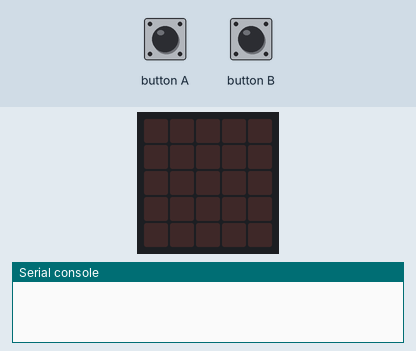
The program below on a simulated BBC micro:bit running MicroPython. On the bench: the board's 5×5 LED display, the last lines printed to the serial console. The test bench sets the inputs (shaded band).

Above: at 1.2 s.
1.3 s: button A pressed for 0.15 s
At 2.1 s:
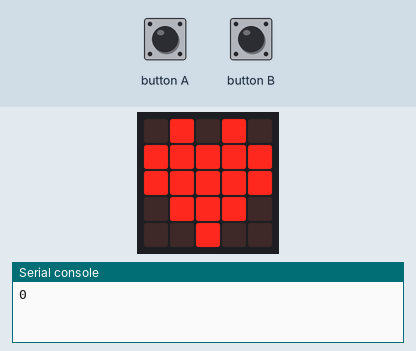
2.9 s: button B pressed for 0.15 s
At 3.3 s:
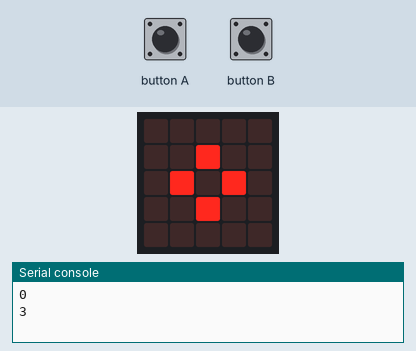
4.5 s: button B pressed for 1 s
At 5.7 s:
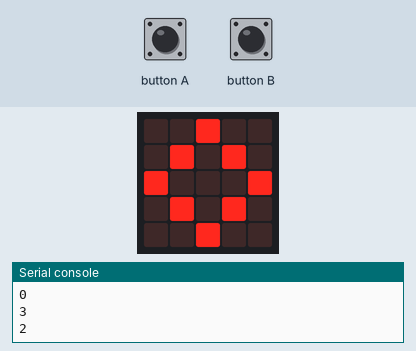
7.0 s: button B pressed for 0.15 s
At 7.6 s:
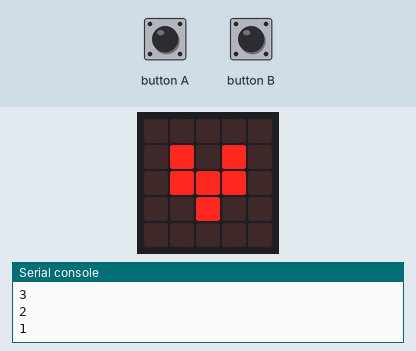
8.6 s: button B pressed for 3.2 s
At 10.0 s:
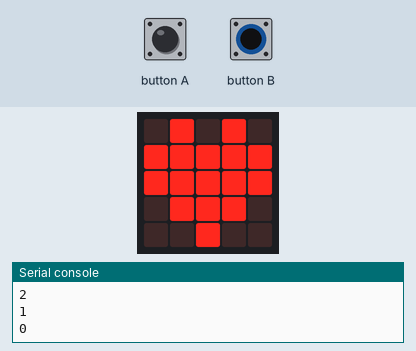
13.3 s: button A pressed for 1 s
At 13.6 s:
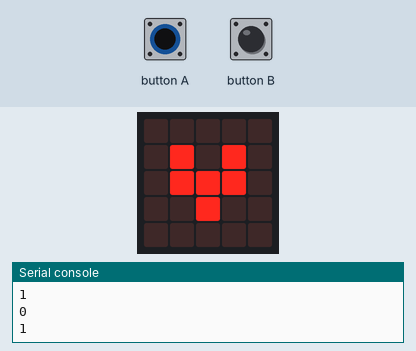
Timing chart, 0 to 16.3 s (numbered marks = the images above; inputs shaded):
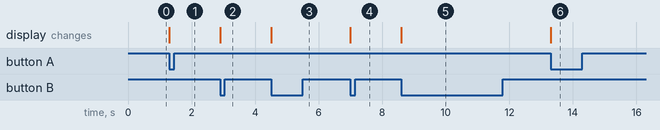

Measured:
- after the input at 1.3 s, the display: changes at once (image 1)
- after the input at 2.9 s, the display: changes at once (image 2)
- after the input at 4.5 s, the display: changes at once (image 3)
- after the input at 7.0 s, the display: changes at once (image 4)
- after the input at 8.6 s, the display: changes at once (image 5)
- after the input at 13.3 s, the display: changes at once (image 6)

The program:

LED_DISPLAY_wLIST.py
```python
from microbit import *
mode = -1
image_list = [Image.HEART,Image.HEART_SMALL,Image.DIAMOND,Image.DIAMOND_SMALL]
while 1:
    if button_a.was_pressed():
        mode += 1
        if mode > 3:
            mode = 0
        print(mode)
        display.show(image_list[mode])
    if button_b.was_pressed():
        mode -= 1
        if mode < 0:
            mode = 3
        print(mode)
        display.show(image_list[mode])
```
